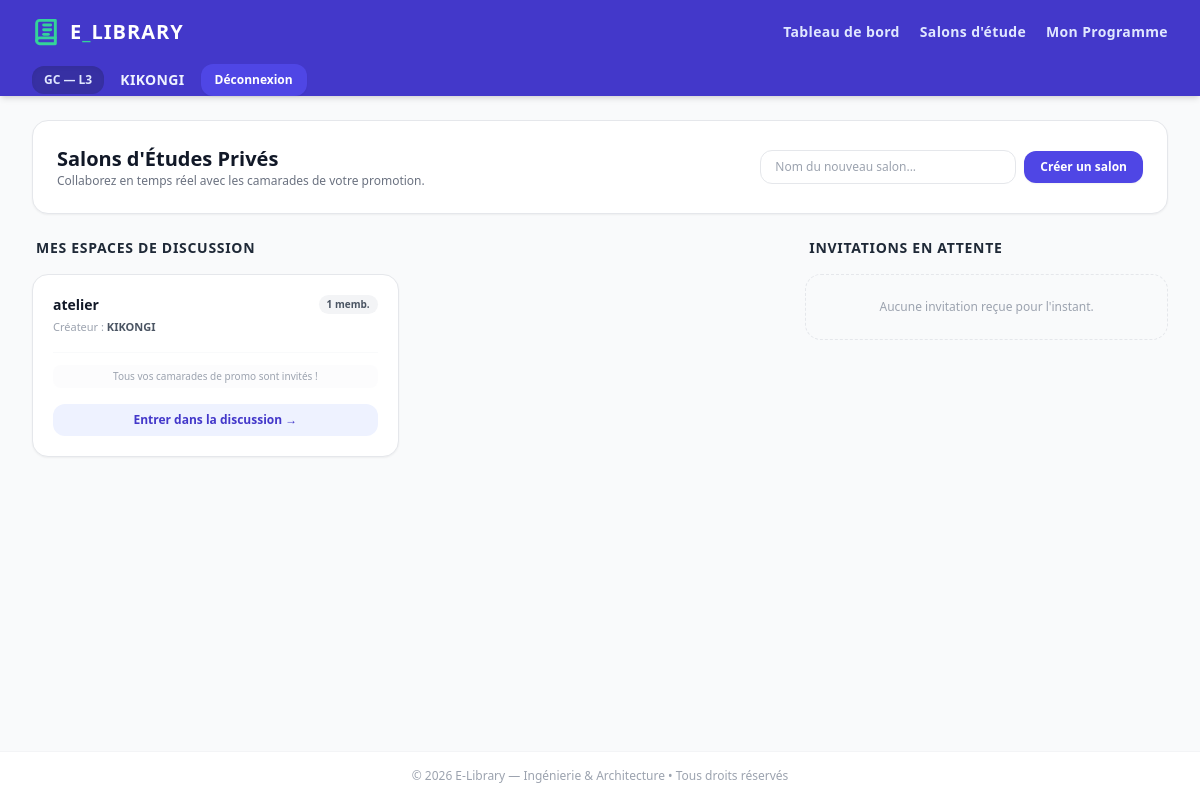
The app's page /salons/ (signed in), older data.
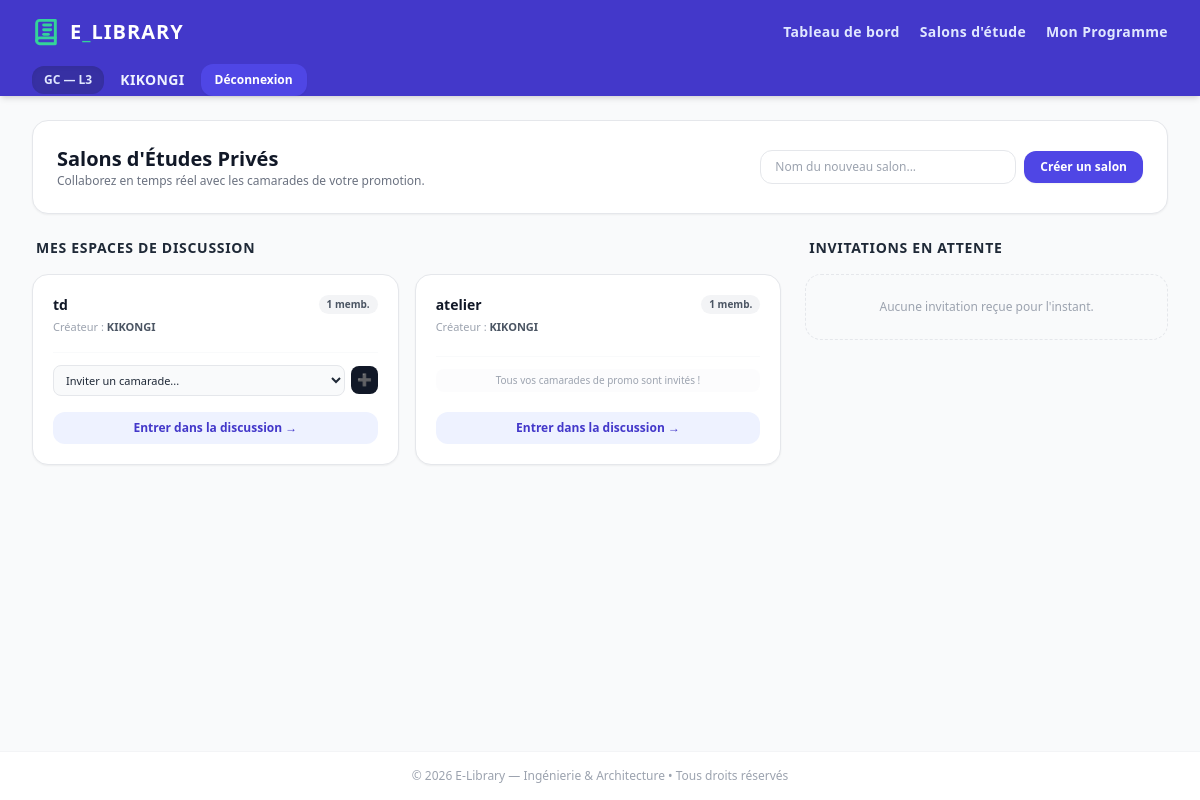
The same page, newer data.
### core/models.py (models this page shows, shortened)
class Profile(models.Model):
    user = models.OneToOneField(User, on_delete=models.CASCADE, related_name='profile')
    filiere = models.ForeignKey(Filiere, on_delete=models.SET_NULL, null=True, blank=True)
    promotion = models.CharField(max_length=2, choices=PROMO_CHOICES, db_index=True)
    class Meta:
        verbose_name = "Profil Étudiant"
        verbose_name_plural = "Profils Étudiants"

class Filiere(models.Model):
    nom = models.CharField(max_length=100, unique=True, db_index=True)
    class Meta:
        verbose_name = "Filière"
        verbose_name_plural = "Filières"
        ordering = ['nom']

class SalonDeDiscussion(models.Model):
    nom = models.CharField(max_length=100)
    createur = models.ForeignKey(User, on_delete=models.CASCADE, related_name="salons_crees")
    membres = models.ManyToManyField(User, related_name="salons_rejoints")
    date_creation = models.DateTimeField(auto_now_add=True)
    class Meta:
        verbose_name = "Salon de discussion"
        verbose_name_plural = "Salons de discussion"
        ordering = ['-date_creation']

### core/views.py (the view, shortened to what this page needs)
# urls.py: path('salons/', views.gestion_salons, name='gestion_salons'),
@login_required
def gestion_salons(request):
    profile = get_object_or_404(Profile.objects.select_related('filiere'), user_id=request.user.id)
    membres_queryset = User.objects.only('id', 'username')
    mes_salons = SalonDeDiscussion.objects.filter(
        Q(createur=request.user) | Q(membres=request.user)
    ).select_related('createur').prefetch_related(
        Prefetch('membres', queryset=membres_queryset)
    ).distinct()
    invitations_recues = InvitationSalon.objects.filter(
        invite=request.user,
        accepte__isnull=True
    ).select_related('hote', 'salon')
    camarades = list(User.objects.filter(
        profile__filiere=profile.filiere,
        is_active=True
    ).select_related('profile').exclude(id=request.user.id).only(
        'id', 'username', 'first_name', 'last_name', 'profile__filiere_id'
    ))
    invitations_en_cours = InvitationSalon.objects.filter(
        salon__createur=request.user,
        accepte__isnull=True
    ).values_list('salon_id', 'invite_id')
    invitations_map = {}
    for salon_id, invite_id in invitations_en_cours:
        invitations_map.setdefault(salon_id, set()).add(invite_id)
    for salon in mes_salons:
        if salon.createur_id == request.user.id:
            membres_ids = {m.id for m in salon.membres.all()}
            invites_attente = invitations_map.get(salon.id, set())
            exclus_ids = membres_ids.union(invites_attente)
            salon.camarades_invitables = [c for c in camarades if c.id not in exclus_ids]
    context = {
        'mes_salons': mes_salons,
        'invitations_recues': invitations_recues,
    }
    return render(request, 'core/salons.html', context)

### core/templates/core/salons.html (shortened to what this page needs)
{% extends 'core/base.html' %}
{% block content %}
<div class="max-w-6xl mx-auto space-y-6">
    <div class="bg-white rounded-2xl p-6 border border-gray-200 shadow-sm flex flex-col sm:flex-row sm:items-center sm:justify-between gap-4">
        <div>
            <h1 class="text-xl font-extrabold text-gray-900">Salons d'Études Privés</h1>
            <p class="text-xs text-gray-500 font-medium">Collaborez en temps réel avec les camarades de votre promotion.</p>
        </div>
        <form method="POST" class="flex gap-2 items-center">
            <input type="text" name="nom_salon" placeholder="Nom du nouveau salon..." required max_length="100"
                   class="px-3.5 py-2 text-xs font-medium border border-gray-200 rounded-xl focus:ring-2 focus:ring-indigo-500/20 focus:border-indigo-500 outline-none transition w-full sm:w-64">
            <button type="submit" name="creer_salon" class="whitespace-nowrap bg-indigo-600 hover:bg-indigo-700 text-white font-bold px-4 py-2 rounded-xl text-xs transition shadow-sm active:scale-95">
                Créer un salon
            </button>
        </form>
    </div>
    <div class="grid grid-cols-1 lg:grid-cols-3 gap-6">
        <div class="lg:col-span-2 space-y-4">
            <h2 class="text-sm font-extrabold text-gray-800 tracking-wider uppercase px-1">Mes espaces de discussion</h2>
            {% if mes_salons %}
                <div class="grid grid-cols-1 md:grid-cols-2 gap-4">
                    {% for salon in mes_salons %}
                        <div class="bg-white rounded-2xl p-5 border border-gray-200 shadow-sm flex flex-col justify-between space-y-4 hover:border-gray-300 transition">
                            <div>
                                <div class="flex items-start justify-between">
                                    <h3 class="font-bold text-gray-900 text-sm break-words max-w-[80%]">{{ salon.nom }}</h3>
                                    <span class="text-[10px] bg-gray-100 text-gray-600 font-bold px-2 py-0.5 rounded-full">
                                        {{ salon.membres.count }} memb.
                                    </span>
                                </div>
                                <p class="text-[11px] text-gray-400 mt-1">Créateur : <span class="font-semibold text-gray-600">{{ salon.createur.username }}</span></p>
                            </div>
                            {% if salon.createur_id == request.user.id %}
                                <div class="border-t border-gray-50 pt-3">
                                    {% if salon.camarades_invitables %}
                                        <form action="{% url 'envoyer_invitation' salon.id %}" method="POST" class="flex gap-1.5 items-center">
                                            <select name="invite_id" required class="flex-grow px-2 py-1.5 text-[11px] font-medium border border-gray-200 bg-gray-50 rounded-lg outline-none focus:border-indigo-500 transition">
                                                <option value="" disabled selected hidden>Inviter un camarade...</option>
                                            </select>
                                            <button type="submit" class="bg-gray-900 hover:bg-black text-white p-1.5 rounded-lg text-xs transition shadow-xs active:scale-95" title="Envoyer l'invitation">
                                                ➕
                                            </button>
                                        </form>
                                    {% else %}
                                        <p class="text-[10px] text-gray-400 font-medium text-center bg-gray-50/50 py-1 rounded-lg">Tous vos camarades de promo sont invités !</p>
                                    {% endif %}
                                </div>
                            {% endif %}
                            <a href="{% url 'voir_salon' salon.id %}" class="w-full block text-center bg-indigo-50 hover:bg-indigo-100 text-indigo-700 font-bold py-2 rounded-xl text-xs transition">
                                Entrer dans la discussion &rarr;
                            </a>
                        </div>
                    {% endfor %}
                </div>
            {% endif %}
        </div>
        <div class="space-y-4">
            <h2 class="text-sm font-extrabold text-gray-800 tracking-wider uppercase px-1">Invitations en attente</h2>
            {% if invitations_recues %}
                <div class="space-y-3">
                    {% for invitation in invitations_recues %}
                        <div class="bg-white rounded-2xl p-4 border border-gray-200 shadow-sm space-y-3">
                            <div>
                                <p class="text-xs font-bold text-gray-900">
                                    <span class="text-indigo-600">@{{ invitation.hote.username }}</span> vous invite à rejoindre :
                                </p>
                                <p class="text-xs text-gray-700 font-semibold italic mt-1 bg-gray-50 p-2 rounded-lg border border-gray-100 break-words">
                                    "{{ invitation.salon.nom }}"
                                </p>
                            </div>
                            <div class="flex gap-2">
                                <form action="{% url 'repondre_invitation' invitation.id 'accepter' %}" method="POST" class="flex-1">
                                    {% csrf_token %}
                                    <button type="submit" class="w-full bg-emerald-600 hover:bg-emerald-700 text-white font-bold py-1.5 rounded-lg text-[11px] transition shadow-xs">
                                        Accepter
                                    </button>
                                </form>
                                <form action="{% url 'repondre_invitation' invitation.id 'refuser' %}" method="POST" class="flex-1">
                                    {% csrf_token %}
                                    <button type="submit" class="w-full bg-gray-100 hover:bg-gray-200 text-gray-600 font-bold py-1.5 rounded-lg text-[11px] transition">
                                        Décliner
                                    </button>
                                </form>
                            </div>
                        </div>
                    {% endfor %}
                </div>
            {% else %}
                <div class="bg-gray-50 border border-dashed border-gray-200 rounded-2xl p-6 text-center">
                    <p class="text-xs font-medium text-gray-400">Aucune invitation reçue pour l'instant.</p>
                </div>
            {% endif %}
        </div>
    </div>
</div>
{% endblock %}

### core/templates/core/base.html (shortened to what this page needs)
<!DOCTYPE html>
<html lang="fr" class="h-full bg-gray-50">
<head>
    <script src="https://cdn.tailwindcss.com"></script>
</head>
<body class="flex flex-col h-full text-gray-800 antialiased">
    <nav class="bg-indigo-700 shadow-md text-white sticky top-0 z-50">
        <div class="max-w-7xl mx-auto px-4 sm:px-6 lg:px-8">
            <div class="flex items-center justify-between h-16">
                        <a href="{% if user.is_authenticated %}{% url 'dashboard' %}{% else %}{% url 'home_publique' %}{% endif %}"
   class="flex items-center gap-2.5 font-black text-xl tracking-wider hover:opacity-90 transition">
    <span class="text-white">E<span class="text-emerald-400">_</span>LIBRARY</span>
</a>
                    {% if user.is_authenticated %}
                    <div class="hidden md:flex items-center gap-5 text-sm font-bold tracking-wide">
                        <a href="{% url 'dashboard' %}" class="text-indigo-100 hover:text-white transition">Tableau de bord</a>
                        <a href="{% url 'gestion_salons' %}" class="text-indigo-100 hover:text-white transition">Salons d'étude</a>
                        <a href="{% url 'voir_programme' %}" class="text-indigo-100 hover:text-white transition">Mon Programme</a>
                    </div>
                    {% endif %}
                </div>
                <div class="flex items-center gap-4 text-sm">
                    {% if user.is_authenticated %}
                        <span class="hidden sm:inline-block bg-indigo-800 px-3 py-1.5 rounded-xl text-indigo-100 font-bold text-xs shadow-inner">
                            {{ user.profile.filiere.nom|default:"Général" }} — {{ user.profile.promotion }}
                        </span>
                        <span class="font-bold text-indigo-50 tracking-wide hidden sm:inline">
                            {{ user.username }}
                        </span>
                        <form action="{% url 'deconnexion' %}" method="POST" class="inline">
                            <button type="submit" class="bg-indigo-600 hover:bg-red-600 px-3.5 py-2 rounded-xl transition text-xs font-extrabold shadow-sm active:scale-95">
                                Déconnexion
                            </button>
                        </form>
                    {% else %}
                        <a href="{% url 'inscription' %}" class="bg-white text-indigo-700 hover:bg-indigo-50 px-4 py-2 rounded-xl font-bold text-xs transition shadow-sm active:scale-95">
                            S'inscrire
                        </a>
                    {% endif %}
                </div>
            </div>
    </nav>
    <main class="flex-grow max-w-7xl w-full mx-auto px-4 sm:px-6 lg:px-8 py-6">
        {% block content %}{% endblock %}
    </main>
    <footer class="bg-white border-t border-gray-100 py-4 text-center text-xs font-medium text-gray-400">
        <p>&copy; 2026 E-Library — Ingénierie & Architecture • Tous droits réservés</p>
    </footer>
</body>
</html>

Row changes from the older to the newer data that the page shows:
added SalonDeDiscussion: nom "td", membres.count "1", createur.username "KIKONGI"
